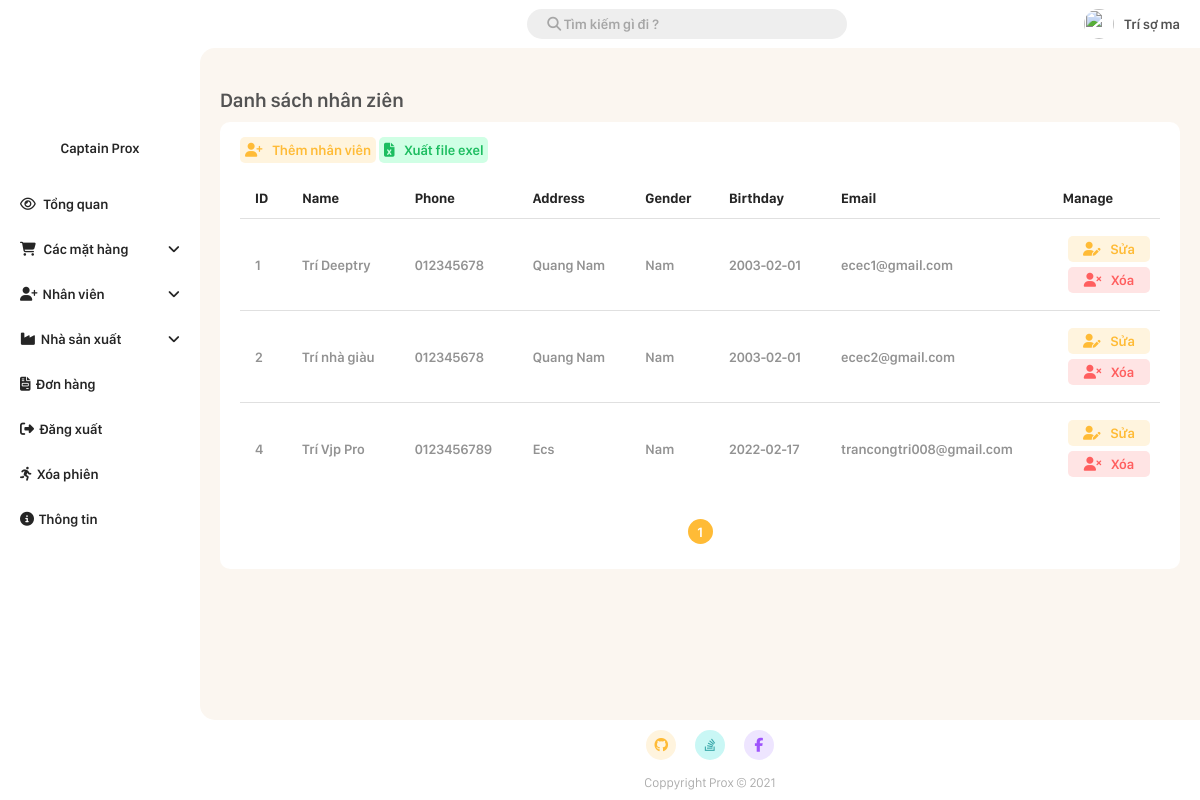
/Admin/employee_manager.php (signed in), run on the app's committed database.
### tables this page shows
CREATE TABLE `employee` (
  `id` int(11) NOT NULL,
  `name` varchar(20) NOT NULL,
  `phone` varchar(20) NOT NULL,
  `address` varchar(50) NOT NULL,
  `gender` bit(2) NOT NULL DEFAULT b'1',
  `dob` date NOT NULL,
  `email` varchar(50) NOT NULL,
  `password` varchar(50) NOT NULL,
  `level_id` int(11) NOT NULL,
  `token` text NOT NULL,
  `manager_id` tinyint(4) DEFAULT NULL
);

### Admin/employee_manager.php (the view, shortened to what this page needs)
<!DOCTYPE html>
<html lang="en">
<head>
    <link rel="stylesheet" href="./CSS/style.css?v=4.6">
</head>
<body>
        <?php
            require_once './root/connect.php';
            $page = 1;
            $manager_id = $_SESSION['id'];
            $search = "";
            $number_of_post_query = "SELECT count(*) FROM employee WHERE ((name like '%$search%') OR (id = '$search') OR (email LIKE '%$search%') OR (phone LIKE '$search')) AND level_id = 1 AND manager_id = $manager_id";
            $post_array = mysqli_query($connect, $number_of_post_query);
            $result_array = mysqli_fetch_array($post_array);
            $number_of_post = $result_array['count(*)'];
            $number_post_per_page = 5;
            $number_of_page = ceil($number_of_post/$number_post_per_page);
            $number_of_skip_page = $number_post_per_page * ($page - 1);
            $querry = "SELECT * FROM employee WHERE ((name like '%$search%') OR (id = '$search') OR (email LIKE '%$search%') OR (phone LIKE '$search')) AND level_id = 1 AND manager_id = $manager_id  LIMIT $number_post_per_page OFFSET $number_of_skip_page ";
            $result = mysqli_query($connect, $querry);
        ?>
        <div class="grid-container">
            <div class="container-header">
                <?php require_once "./root/navbar.php"; ?>
            </div>
            <div class="container-menu">
                <?php require_once "./root/sidebar.php"; ?>
            </div>
            <div class="container-main">
                <h1 class="main-title">Danh sách nhân ziên</h1>
                <div class="add-new-item">
                    <a class="link-button" href="./add/add_employee.php"><i class="fas fa-user-plus"></i>Thêm nhân viên</a>
                    <a class="link-button exel" href="./root/export_exel.php?employee=true"><i class="fas fa-file-excel"></i>Xuất file exel</a>
                    <table class="styled-table">
                        <thead>
                            <tr>
                                <th>ID</th>
                                <th>Name</th>
                                <th>Phone</th>
                                <th>Address</th>
                                <th>Gender</th>
                                <th>Birthday</th>
                                <th>Email</th>
                                <th>Manage</th>
                            </tr>
                        </thead>
                        <tbody>
                            <?php foreach($result as $employee){ ?>
                                <tr>
                                    <td><?php echo $employee['id'] ?></td>
                                    <td><?php echo $employee['name'] ?></td>
                                    <td><?php echo $employee['phone'] ?></td>
                                    <td><?php echo $employee['address'] ?></td>
                                    <td>
                                        <?php
                                            if($employee['gender'] == 1){
                                                echo "Nam";
                                            }else{
                                                echo "Nữ";
                                            }
                                        ?>
                                    </td>
                                    <td><?php echo $employee['dob'] ?></td>
                                    <td><?php echo $employee['email'] ?></td>
                                    <td>
                                        <a class="link-button" href="./edit/edit_employee.php?id=<?php echo $employee['id'];?>"><i class="fas fa-user-edit"></i>Sửa</a>
                                        <a class="link-button red" href="?search=<?php echo $search; ?>&page=<?php echo $page; ?>&delete=<?php echo $employee['id']; ?>" onclick="return confirm('Đồng ý xóa <?= $employee['name']; ?> ?');"><i class="fas fa-user-times"></i>Xóa</a>
                                    </td>
                                </tr>
                            <?php } ?>
                        </tbody>
                    </table>
                    <div class="page_number_list">
                        <?php for($i = 1 ; $i<= $number_of_page ; $i++){?>
                            <div class="page_number">
                                <a href="?page=<?php echo $i; ?>&search=<?php echo $search; ?>">
                                    <?php echo $i; ?>
                                </a>
                            </div>
                        <?php } ?>
                    </div>
                </div>
            </div>
            <div class="container-footer">
                <?php require_once "./root/footer.php"; ?>
            </div>
        </div>
</body>
</html>

### Admin/CSS/style.css (style rules this page uses)
*,body { padding: 0px; margin: 0px; color: rgb(37, 37, 37); font-family: San Francisco Display, sans-serif ; }
body { background: rgb(252, 252, 252); }
.container-header { grid-area: header; position: -webkit-sticky; position: sticky; background-color: #fff; top: 0px; }
.container-menu { grid-area: menu; background: #fff; height: 100%; }
.container-main { grid-area: main; padding: 20px !important; border-radius: 15px 0px 0px 15px; background: #FBF6F0; }
.container-footer { grid-area: footer; margin: 10px 0px 10px 20px; }
.grid-container { display: grid; grid-template-areas: 'menu header header' 'menu main right' 'menu footer footer'; grid-template-rows: 6vh auto 10vh; grid-template-columns: 25vh auto 0vh; grid-gap: 0px; padding: 0px; height: 100vh; background: #fff; }
.grid-container > div { padding: 0; }
* { box-sizing: border-box; font-family: San Francisco Display, sans-serif; font-size: 14px; margin: 0; padding: 0; }
a { text-decoration: none; }
.main-title { font-size: 20px; font-weight: 600; color: rgb(83, 83, 83); margin: 20px 0px 10px 0px; }
.link-button { padding: 5px; width: 100%; color: #FFBB36; background-color: #FFF4DE; text-align: center; border-radius: 5px; font-weight: 600; background-position: 0% 0%; transition: 0.5s ease; }
.link-button i { color: #FFBB36; margin-right: 10px; transition: 0.5s ease-in-out; }
.page_number_list { display: flex; flex-direction: row; align-items: center; justify-content: center; margin-top: 10px; }
.page_number { background-color: #FFBB36; height: 25px; width: 25px; border-radius: 50%; display: flex; justify-content: center; align-items: center; margin: 5px; }
.page_number a { color: white; font-weight: 600; }
.add-new-item { padding: 20px; background-color: #fff; border-radius: 10px; width: 100%; max-width: 100%; animation: scale-animation 0.5s ease; }
::placeholder { color: black; opacity: 0.3; font-weight: 600; }
.styled-table thead tr { background-color: #ffffff; color: #ffffff !important; text-align: center; }
.styled-table th, .styled-table td { padding: 12px 15px; text-align: left; }
.styled-table td:first-child, .styled-table th:first-child { border-radius: 5px 0px 0px 5px; }
.styled-table td:last-child, .styled-table th:last-child { border-radius: 0 5px 5px 0; }
.styled-table tbody tr { background-color: #ffffff !important; border-top: 1px solid #e0e0e0 !important; }
.styled-table tbody tr td { color: #929292 !important; font-weight: 600; }
.styled-table tbody tr:nth-of-type(even) { background-color: #fff; }
.styled-table tbody tr:last-of-type { border-bottom: none; }
.styled-table { border-collapse: collapse; border-spacing:0 15px; font-size: 0.9em; font-family: sans-serif; min-width: 400px; width: 100%; margin: 20px 0px 20px 0px; }
.styled-table .link-button { display: block; margin: 5px; }
.styled-table .red { background-color: #ffe4e4 !important; color: #ff5f5f !important; }
.styled-table .red i { color: #ff5f5f !important; }
.exel { background: #d0ffe5 !important; color: #1CBD60 !important; }
.exel i { color: #1CBD60 !important; }

### data on the page
employee: id "1", name "Trí Deeptry", phone "012345678", address "Quang Nam", gender "Nam", dob "2003-02-01", email "ecec1@gmail.com"
employee: id "2", name "Trí nhà giàu", phone "012345678", address "Quang Nam", gender "Nam", dob "2003-02-01", email "ecec2@gmail.com"
employee: id "4", name "Trí Vjp Pro", phone "0123456789", address "Ecs", gender "Nam", dob "2022-02-17", email "trancongtri008@gmail.com"

### other printed values
$_SESSION['name'] "Trí sợ ma"
